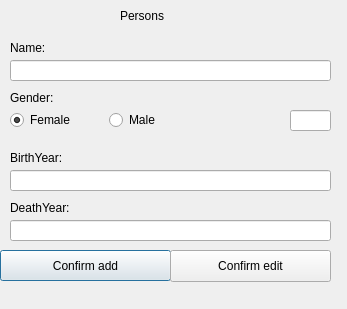
<?xml version="1.0" encoding="UTF-8"?>
<ui version="4.0">
 <class>PersonsDialog</class>
 <widget class="QDialog" name="PersonsDialog">
  <property name="geometry">
   <rect>
    <x>0</x>
    <y>0</y>
    <width>347</width>
    <height>309</height>
   </rect>
  </property>
  <property name="windowTitle">
   <string>Dialog</string>
  </property>
  <widget class="QLineEdit" name="inputPName">
   <property name="geometry">
    <rect>
     <x>10</x>
     <y>60</y>
     <width>321</width>
     <height>21</height>
    </rect>
   </property>
  </widget>
  <widget class="QLineEdit" name="inputPGender">
   <property name="geometry">
    <rect>
     <x>290</x>
     <y>110</y>
     <width>41</width>
     <height>21</height>
    </rect>
   </property>
  </widget>
  <widget class="QLineEdit" name="inputPBirthYear">
   <property name="geometry">
    <rect>
     <x>10</x>
     <y>170</y>
     <width>321</width>
     <height>21</height>
    </rect>
   </property>
  </widget>
  <widget class="QLineEdit" name="inputPDeathYear">
   <property name="geometry">
    <rect>
     <x>10</x>
     <y>220</y>
     <width>321</width>
     <height>21</height>
    </rect>
   </property>
  </widget>
  <widget class="QLabel" name="labelPName">
   <property name="geometry">
    <rect>
     <x>10</x>
     <y>40</y>
     <width>59</width>
     <height>16</height>
    </rect>
   </property>
   <property name="text">
    <string>Name:</string>
   </property>
  </widget>
  <widget class="QLabel" name="labelGender">
   <property name="geometry">
    <rect>
     <x>10</x>
     <y>90</y>
     <width>59</width>
     <height>16</height>
    </rect>
   </property>
   <property name="text">
    <string>Gender:</string>
   </property>
  </widget>
  <widget class="QLabel" name="labelBirthYear">
   <property name="geometry">
    <rect>
     <x>10</x>
     <y>150</y>
     <width>59</width>
     <height>16</height>
    </rect>
   </property>
   <property name="text">
    <string>BirthYear:</string>
   </property>
  </widget>
  <widget class="QLabel" name="labelDeathYear">
   <property name="geometry">
    <rect>
     <x>10</x>
     <y>200</y>
     <width>71</width>
     <height>16</height>
    </rect>
   </property>
   <property name="text">
    <string>DeathYear:</string>
   </property>
  </widget>
  <widget class="QLabel" name="label">
   <property name="geometry">
    <rect>
     <x>120</x>
     <y>0</y>
     <width>161</width>
     <height>31</height>
    </rect>
   </property>
   <property name="styleSheet">
    <string notr="true">font: 13pt &quot;American Typewriter&quot;;
font: 18pt &quot;.SF NS Text&quot;;</string>
   </property>
   <property name="text">
    <string>Persons</string>
   </property>
  </widget>
  <widget class="QPushButton" name="pushButtonAddPerson">
   <property name="geometry">
    <rect>
     <x>0</x>
     <y>250</y>
     <width>171</width>
     <height>31</height>
    </rect>
   </property>
   <property name="text">
    <string>Confirm add</string>
   </property>
  </widget>
  <widget class="QLabel" name="labelErrorPersonName">
   <property name="geometry">
    <rect>
     <x>50</x>
     <y>40</y>
     <width>271</width>
     <height>19</height>
    </rect>
   </property>
   <property name="text">
    <string/>
   </property>
  </widget>
  <widget class="QLabel" name="labelErrorPersonGender">
   <property name="geometry">
    <rect>
     <x>60</x>
     <y>90</y>
     <width>271</width>
     <height>20</height>
    </rect>
   </property>
   <property name="text">
    <string/>
   </property>
  </widget>
  <widget class="QLabel" name="labelErrorPersonBY">
   <property name="geometry">
    <rect>
     <x>79</x>
     <y>140</y>
     <width>251</width>
     <height>20</height>
    </rect>
   </property>
   <property name="text">
    <string/>
   </property>
  </widget>
  <widget class="QLabel" name="labelErrorPersonDY">
   <property name="geometry">
    <rect>
     <x>80</x>
     <y>200</y>
     <width>251</width>
     <height>16</height>
    </rect>
   </property>
   <property name="text">
    <string/>
   </property>
  </widget>
  <widget class="QRadioButton" name="radioButtonFemale">
   <property name="geometry">
    <rect>
     <x>10</x>
     <y>110</y>
     <width>101</width>
     <height>20</height>
    </rect>
   </property>
   <property name="text">
    <string>Female</string>
   </property>
   <property name="checked">
    <bool>true</bool>
   </property>
  </widget>
  <widget class="QRadioButton" name="radioButtonMale">
   <property name="geometry">
    <rect>
     <x>109</x>
     <y>110</y>
     <width>101</width>
     <height>20</height>
    </rect>
   </property>
   <property name="text">
    <string>Male</string>
   </property>
   <property name="checked">
    <bool>false</bool>
   </property>
  </widget>
  <widget class="QPushButton" name="pushButtonEditPerson">
   <property name="geometry">
    <rect>
     <x>170</x>
     <y>250</y>
     <width>161</width>
     <height>32</height>
    </rect>
   </property>
   <property name="text">
    <string>Confirm edit</string>
   </property>
  </widget>
 </widget>
 <resources/>
 <connections/>
</ui>
